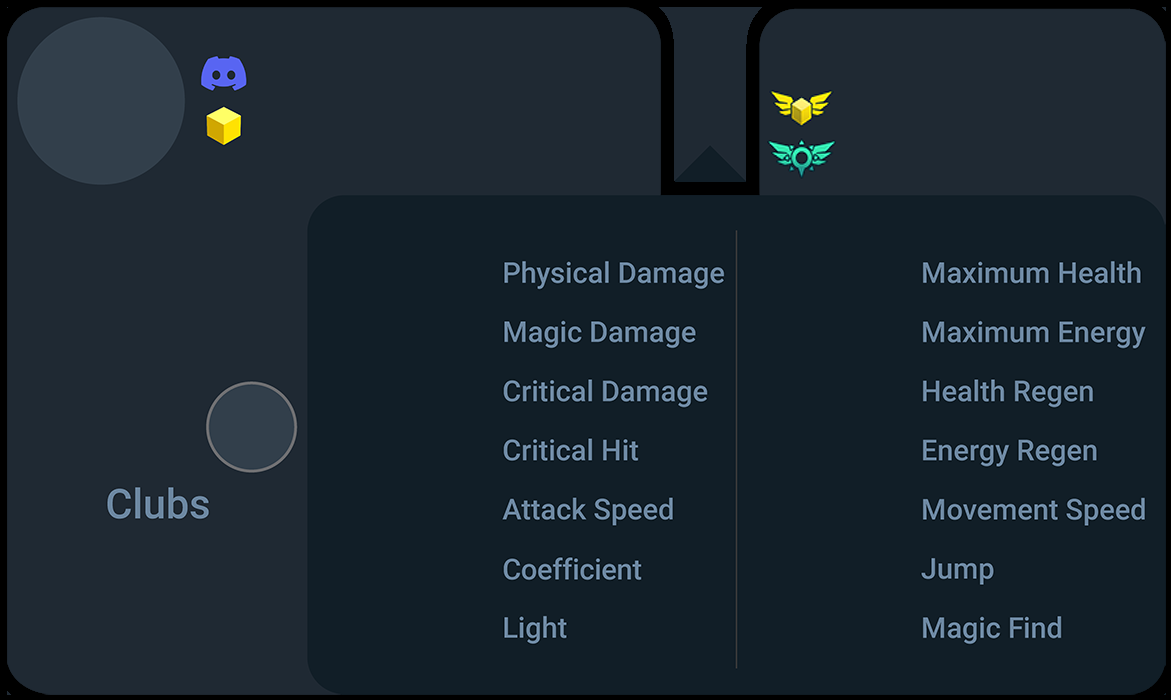
#> input picture data/media/Template.png, 1171 x 700 px
$ python -i trove.py   (imports and definitions only)   (older library calls are emulated)
#> lines starting #> are read from the running program, lines starting #| are printed output that depends on the picture
import re
from io import BytesIO

from PIL import Image, ImageColor, ImageDraw, ImageFont


class Ally():
    def __init__(self, data: dict):
        self._data = data

    @property
    def name(self):
        return self._data["name"]

    @property
    def qualified_name(self):
        return self._data["filename"].split("/")[-1]

    @property
    def image(self):
        return f"https://trovesaurus.com/data/catalog/{self._data['blueprint']}"

    @property
    def url(self):
        return "https://trovesaurus.com/collections/pet/"+self.qualified_name

    @property
    def description(self):
        return self._data["desc"]

    @property
    def category(self):
        return self._data["category"]

    @property
    def designer(self):
        return self._data["designer"]

    @property
    def power(self):
        return int(self._data["powerrank"])

    # [9 lines left out: functions mastery, geode_mastery, not called in this run]

    @property
    def stats(self):
        return self._get_stats()

    @property
    def abilities(self):
        return self._get_abilities()

    # [24 lines left out: functions _get_abilities, _get_stats, _fix_value, not called in this run]

class Tooltip():
    def __init__(self, data: dict):
        if not isinstance(data, Ally):
            self.data = Ally(data)
        else:
            self.data = data
        self._setup_fonts()
        self._setup_ratios()
        self.output = Image.new("RGBA", (self.width, self.height), (0,0,0,int(255*0.8)))
        self.draw = ImageDraw.Draw(self.output)
        self.indentation = 73

    def indent(self, value: int=60):
        self.indentation += value

    # [103 lines left out: functions _draw_header, _draw_power_rank, _draw_ally, _draw_stats, _draw_abilities, _draw_description and 5 more, not called in this run]

    def _setup_fonts(self):
        self.font_location = f"/home/{self.bot.keys['Bot']['User']}/nucleo/data/fonts/OpenSans.ttf"
        self.headerfont = ImageFont.truetype(self.font_location, 43, encoding="utf-8")
        self.powerfont = ImageFont.truetype(self.font_location, 38, encoding="utf-8")
        self.allyfont = ImageFont.truetype(self.font_location, 36, encoding="utf-8")
        self.abilityfont = ImageFont.truetype(self.font_location, 37, encoding="utf-8")
        self.designfont = ImageFont.truetype(self.font_location, 30, encoding="utf-8")
        self.designerfont = ImageFont.truetype(self.font_location, 40, encoding="utf-8")

    # [42 lines left out: functions _check_height_add, _text_wrap, not called in this run]

>>> import cv2
>>> picture = cv2.imread('../data/media/Template.png', cv2.IMREAD_GRAYSCALE)
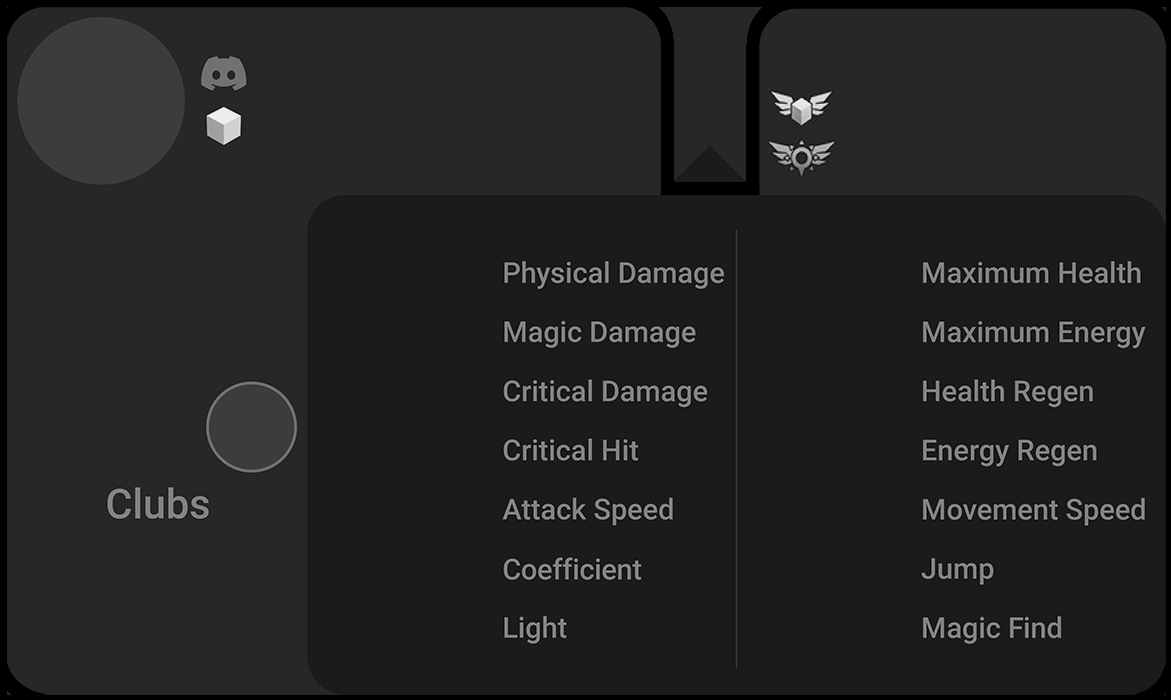
#> picture: shape (700, 1171); min 0, max 243, mean 35.1
#> (the run stopped early here; a loop or call above may not have finished)
